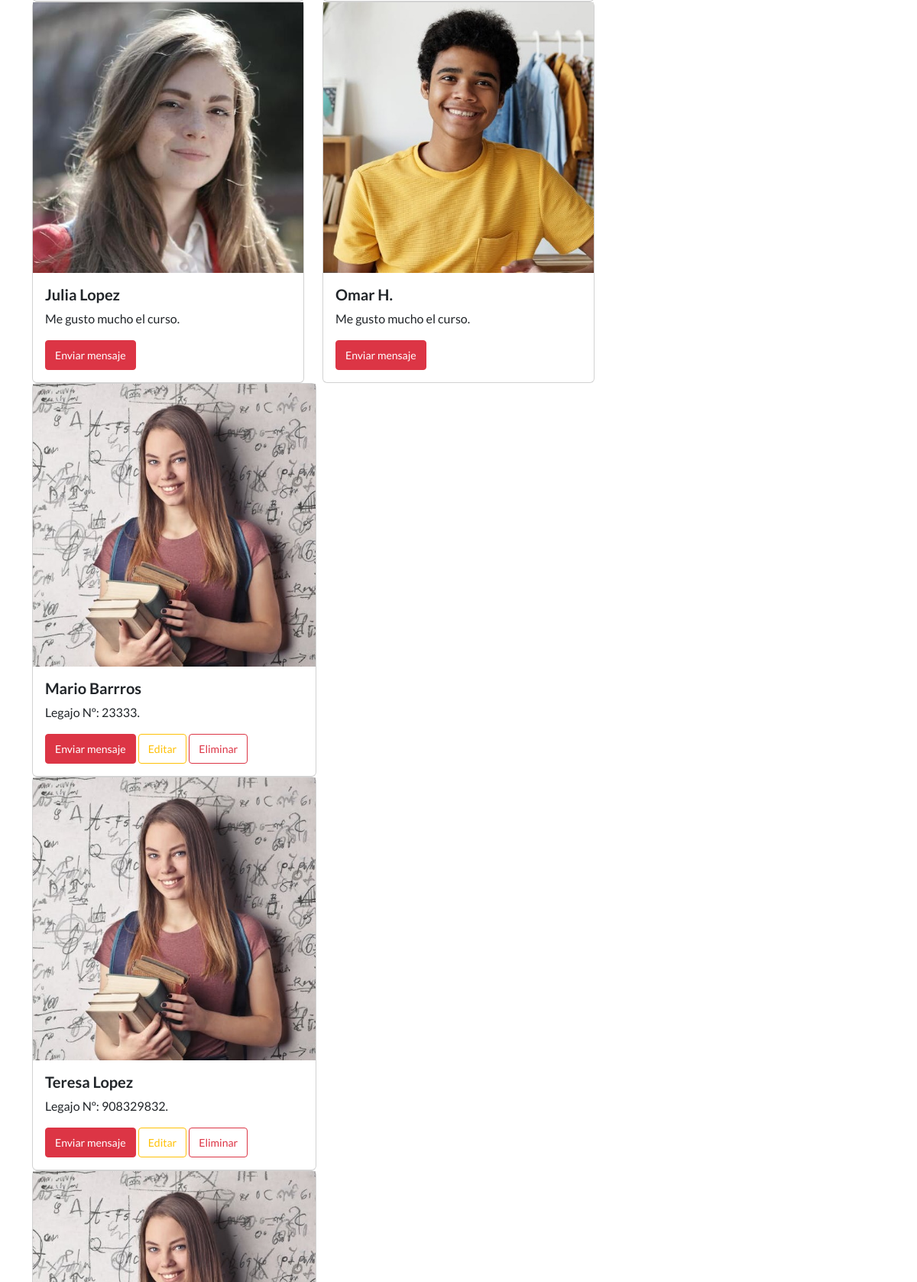
Page /AppCursos/ver_alumnos (signed in, middle part) on the earlier database version.
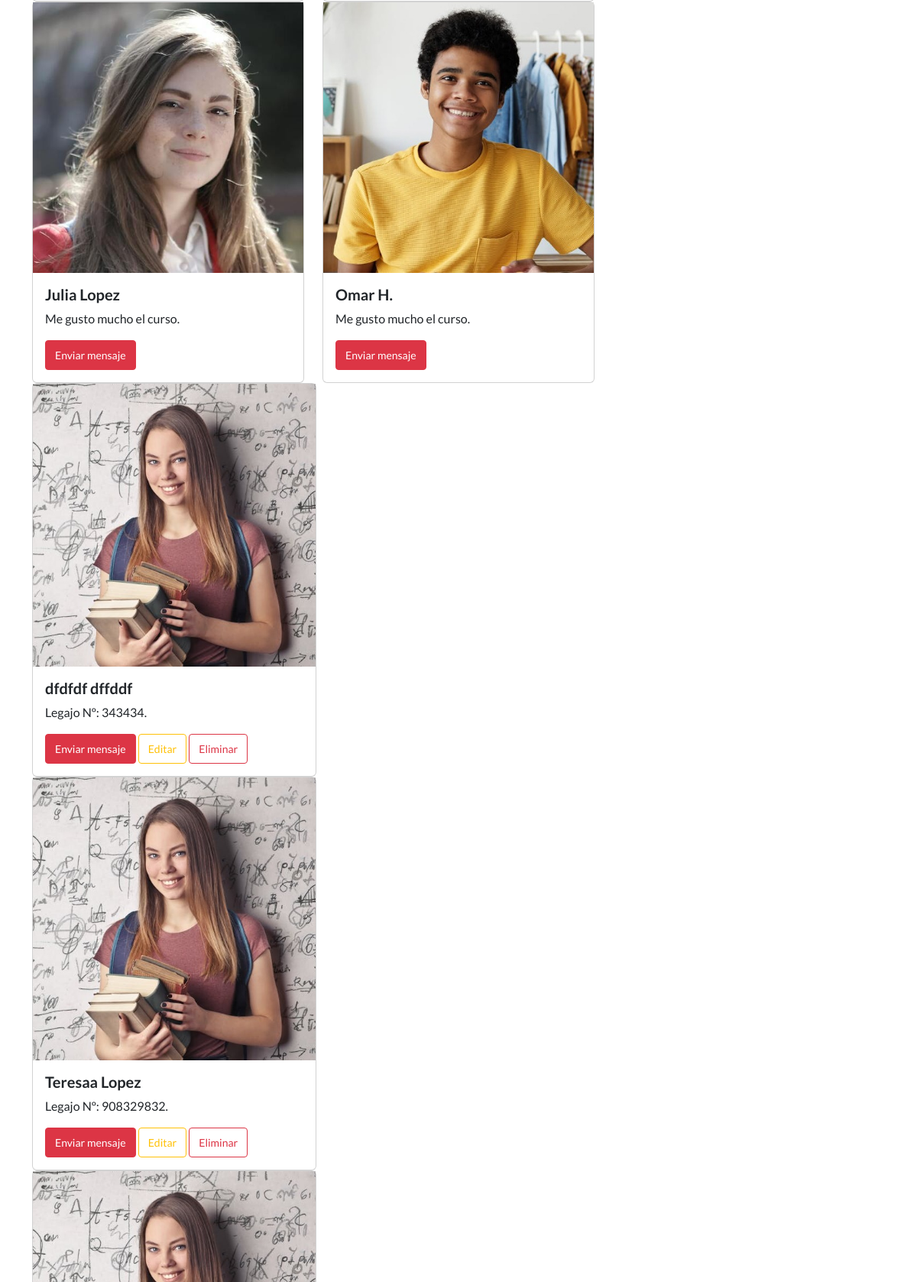
Same page on the later database version.
### AppCursos/models.py (models this page shows, shortened)
class Alumno (models.Model):
    nombre_alumno = models.CharField(max_length=40)
    apellido_alumno = models.CharField(max_length=40)
    legajo_alumno = models.IntegerField()

### AppCursos/views.py (the view)
# urls.py: path('ver_alumnos', views.ver_alumnos, name='alumnos'),
@login_required
def ver_alumnos(request):
    alumnos = Alumno.objects.all()
    avatares = Avatar.objects.filter(user=request.user.id)
    return render(request , "alumnos.html", {"url":avatares[0].imagen.url, "alumnos": alumnos})

### AppCursos/template/alumnos.html (shortened to what this page needs)
{% extends 'padre.html' %}
{% load static %}
{% block contenido %}
<main>
    <div class="container">
        <div class="row">
            <div class="col-12 col-md-4">
                <div class="card">
                    <img src="{% static 'AppCursos/assets/img/student_02.jpeg'%}" alt="">
                    <div class="card-body">
                        <h5 class="card-title">Julia Lopez</h5>
                        <p class="card-text">Me gusto mucho el curso.</p>
                        <a class="btn btn-danger btn-sm" href="">Enviar mensaje</a>
                    </div>
                </div>
            </div>
            <div class="col-12 col-md-4">
                <div class="card">
                    <img src="{% static 'AppCursos/assets/img/student_05.jpeg'%}" alt="">
                    <div class="card-body">
                        <h5 class="card-title">Omar H.</h5>
                        <p class="card-text">Me gusto mucho el curso.</p>
                        <a class="btn btn-danger btn-sm" href="">Enviar mensaje</a>
                    </div>
                </div>
            </div>
        </div>
    </div>
    {% for n in alumnos %}
    <div class="container">
        <div class="col-12  col-md-4">
            <div class="card">
                <img src="{% static 'AppCursos/assets/img/student_06.jpeg' %}" />
                <div class="card-body">
                    <h5 class="card-title">{{n.nombre_alumno}} {{n.apellido_alumno}}</h5>
                    <p class="card-text">Legajo Nº: {{n.legajo_alumno}}.</p>
                    <a class="btn btn-danger btn-sm" href="">Enviar mensaje</a>
                    <a href="{% url 'editar_alumno' n.id %}" class="btn btn-outline-warning btn-sm">Editar</a>
                    <a href="{% url 'elimina_alumno' n.id %}" class="btn btn-outline-danger btn-sm">Eliminar</a>
                </div>
            </div>
        </div>
    </div>
    {% endfor %}
</main>
{% endblock %}

Differences in the rows shown:
removed Alumno: nombre_alumno "Mario", apellido_alumno "Barrros", legajo_alumno "23333"
added Alumno: nombre_alumno "dfdfdf", apellido_alumno "dffddf", legajo_alumno "343434"
changed Alumno "Lopez": nombre_alumno "Teresa" → "Teresaa"
